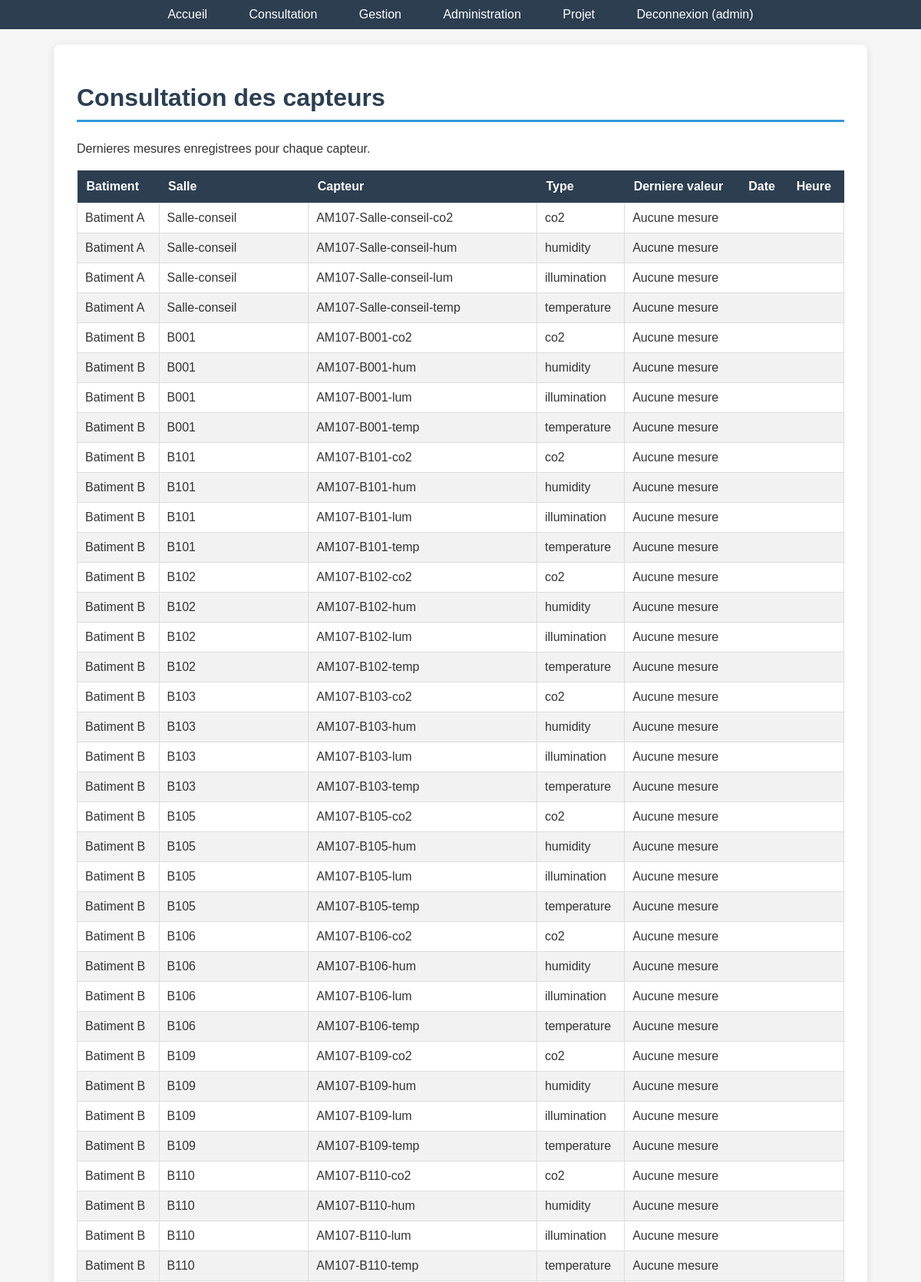
The page /consultation.php (signed in, upper part) on the database its author committed.
### tables this page shows
CREATE TABLE IF NOT EXISTS Capteur (
    id_capteur INT AUTO_INCREMENT PRIMARY KEY,
    nom VARCHAR(100) NOT NULL,
    type_capteur VARCHAR(50) NOT NULL,
    unite VARCHAR(20),
    id_salle INT NOT NULL,
    FOREIGN KEY (id_salle) REFERENCES Salle(id_salle)
);

CREATE TABLE IF NOT EXISTS Batiment (
    id_batiment INT AUTO_INCREMENT PRIMARY KEY,
    nom VARCHAR(50) NOT NULL,
    adresse VARCHAR(255)
);

CREATE TABLE IF NOT EXISTS Salle (
    id_salle INT AUTO_INCREMENT PRIMARY KEY,
    nom VARCHAR(50) NOT NULL,
    etage INT NOT NULL,
    type VARCHAR(50),
    capacite INT,
    id_batiment INT NOT NULL,
    FOREIGN KEY (id_batiment) REFERENCES Batiment(id_batiment)
);

### www/consultation.php (the view, shortened to what this page needs)
<?php
$connexion = mysqli_connect("localhost", "root", "sae23", "sae23");
?>
<!DOCTYPE html>
<html lang="fr">
<head>
    <link rel="stylesheet" href="style.css">
</head>
<body>
    <nav>
        <a href="index.php">Accueil</a>
        <a href="consultation.php">Consultation</a>
        <a href="gestion.php">Gestion</a>
        <a href="admin.php">Administration</a>
        <a href="projet.php">Projet</a><?php if (isset($_SESSION['login'])) { ?>
            <a href="connexion.php?logout=1">Deconnexion (<?php echo htmlspecialchars($_SESSION['login']); ?>)</a>
        <?php } else { ?>
            <a href="connexion.php">Connexion</a>
        <?php } ?>
    </nav>
    <div class="container">
        <h1>Consultation des capteurs</h1>
        <p>Dernieres mesures enregistrees pour chaque capteur.</p>
        <table>
            <thead>
                <tr>
                    <th>Batiment</th>
                    <th>Salle</th>
                    <th>Capteur</th>
                    <th>Type</th>
                    <th>Derniere valeur</th>
                    <th>Date</th>
                    <th>Heure</th>
                </tr>
            </thead>
            <tbody>
                <?php
                $requete = "SELECT
                    b.nom AS batiment,
                    s.nom AS salle,
                    c.nom AS capteur,
                    c.type_capteur,
                    c.unite,
                    m.valeur,
                    m.date_mesure,
                    m.heure_mesure
                FROM Capteur c
                JOIN Salle s ON c.id_salle = s.id_salle
                JOIN Batiment b ON s.id_batiment = b.id_batiment
                LEFT JOIN Mesure m ON m.id_capteur = c.id_capteur
                    AND m.id_mesure = (
                        SELECT m2.id_mesure
                        FROM Mesure m2
                        WHERE m2.id_capteur = c.id_capteur
                        ORDER BY m2.date_mesure DESC, m2.heure_mesure DESC
                        LIMIT 1
                    )
                ORDER BY b.nom, s.nom, c.type_capteur";
                $resultat = mysqli_query($connexion, $requete);
                while ($ligne = mysqli_fetch_assoc($resultat)) {
                    echo "<tr>";
                    echo "<td>" . htmlspecialchars($ligne['batiment']) . "</td>";
                    echo "<td>" . htmlspecialchars($ligne['salle']) . "</td>";
                    echo "<td>" . htmlspecialchars($ligne['capteur']) . "</td>";
                    echo "<td>" . htmlspecialchars($ligne['type_capteur']) . "</td>";
                    if ($ligne['valeur'] !== null) {
                        echo "<td>" . htmlspecialchars($ligne['valeur']) . " " . htmlspecialchars($ligne['unite']) . "</td>";
                        echo "<td>" . htmlspecialchars($ligne['date_mesure']) . "</td>";
                        echo "<td>" . htmlspecialchars($ligne['heure_mesure']) . "</td>";
                    } else {
                        echo "<td colspan='3'>Aucune mesure</td>";
                    }
                    echo "</tr>";
                }
                ?>
            </tbody>
        </table>
    </div>
</body>
</html>

### www/style.css (style rules this page uses)
body { font-family: Arial, sans-serif; background-color: #f5f5f5; margin: 0; padding: 0; color: #333; }
nav { background-color: #2c3e50; padding: 10px 20px; text-align: center; }
nav a { color: white; text-decoration: none; margin: 0 15px; padding: 5px 10px; }
.container { max-width: 1000px; margin: 20px auto; background-color: white; padding: 30px; border-radius: 8px; box-shadow: 0 2px 10px rgba(0, 0, 0, 0.1); }
h1 { color: #2c3e50; border-bottom: 3px solid #3498db; padding-bottom: 10px; }
p { line-height: 1.6; }
table { width: 100%; border-collapse: collapse; margin-top: 15px; }
th { background-color: #2c3e50; color: white; padding: 12px; text-align: left; }
td { padding: 10px; border: 1px solid #ddd; }
tr:nth-child(even) { background-color: #f2f2f2; }

### rows shown on the page
capteur: batiment.nom "Batiment A", id_salle.nom "Salle-conseil", nom "AM107-Salle-conseil-co2", type_capteur "co2"
capteur: batiment.nom "Batiment A", id_salle.nom "Salle-conseil", nom "AM107-Salle-conseil-hum", type_capteur "humidity"
capteur: batiment.nom "Batiment A", id_salle.nom "Salle-conseil", nom "AM107-Salle-conseil-lum", type_capteur "illumination"
capteur: batiment.nom "Batiment A", id_salle.nom "Salle-conseil", nom "AM107-Salle-conseil-temp", type_capteur "temperature"
capteur: batiment.nom "Batiment B", id_salle.nom "B001", nom "AM107-B001-co2", type_capteur "co2"
capteur: batiment.nom "Batiment B", id_salle.nom "B001", nom "AM107-B001-hum", type_capteur "humidity"
capteur: batiment.nom "Batiment B", id_salle.nom "B001", nom "AM107-B001-lum", type_capteur "illumination"
capteur: batiment.nom "Batiment B", id_salle.nom "B001", nom "AM107-B001-temp", type_capteur "temperature"
capteur: batiment.nom "Batiment B", id_salle.nom "B101", nom "AM107-B101-co2", type_capteur "co2"
capteur: batiment.nom "Batiment B", id_salle.nom "B101", nom "AM107-B101-hum", type_capteur "humidity"
capteur: batiment.nom "Batiment B", id_salle.nom "B101", nom "AM107-B101-lum", type_capteur "illumination"
capteur: batiment.nom "Batiment B", id_salle.nom "B101", nom "AM107-B101-temp", type_capteur "temperature"
capteur: batiment.nom "Batiment B", id_salle.nom "B102", nom "AM107-B102-co2", type_capteur "co2"
capteur: batiment.nom "Batiment B", id_salle.nom "B102", nom "AM107-B102-hum", type_capteur "humidity"
capteur: batiment.nom "Batiment B", id_salle.nom "B102", nom "AM107-B102-lum", type_capteur "illumination"
capteur: batiment.nom "Batiment B", id_salle.nom "B102", nom "AM107-B102-temp", type_capteur "temperature"
capteur: batiment.nom "Batiment B", id_salle.nom "B103", nom "AM107-B103-co2", type_capteur "co2"
capteur: batiment.nom "Batiment B", id_salle.nom "B103", nom "AM107-B103-hum", type_capteur "humidity"
capteur: batiment.nom "Batiment B", id_salle.nom "B103", nom "AM107-B103-lum", type_capteur "illumination"
capteur: batiment.nom "Batiment B", id_salle.nom "B103", nom "AM107-B103-temp", type_capteur "temperature"
capteur: batiment.nom "Batiment B", id_salle.nom "B105", nom "AM107-B105-co2", type_capteur "co2"
capteur: batiment.nom "Batiment B", id_salle.nom "B105", nom "AM107-B105-hum", type_capteur "humidity"
capteur: batiment.nom "Batiment B", id_salle.nom "B105", nom "AM107-B105-lum", type_capteur "illumination"
capteur: batiment.nom "Batiment B", id_salle.nom "B105", nom "AM107-B105-temp", type_capteur "temperature"
capteur: batiment.nom "Batiment B", id_salle.nom "B106", nom "AM107-B106-co2", type_capteur "co2"
capteur: batiment.nom "Batiment B", id_salle.nom "B106", nom "AM107-B106-hum", type_capteur "humidity"
capteur: batiment.nom "Batiment B", id_salle.nom "B106", nom "AM107-B106-lum", type_capteur "illumination"
capteur: batiment.nom "Batiment B", id_salle.nom "B106", nom "AM107-B106-temp", type_capteur "temperature"
capteur: batiment.nom "Batiment B", id_salle.nom "B109", nom "AM107-B109-co2", type_capteur "co2"
capteur: batiment.nom "Batiment B", id_salle.nom "B109", nom "AM107-B109-hum", type_capteur "humidity"
capteur: batiment.nom "Batiment B", id_salle.nom "B109", nom "AM107-B109-lum", type_capteur "illumination"
capteur: batiment.nom "Batiment B", id_salle.nom "B109", nom "AM107-B109-temp", type_capteur "temperature"
capteur: batiment.nom "Batiment B", id_salle.nom "B110", nom "AM107-B110-co2", type_capteur "co2"
capteur: batiment.nom "Batiment B", id_salle.nom "B110", nom "AM107-B110-hum", type_capteur "humidity"
capteur: batiment.nom "Batiment B", id_salle.nom "B110", nom "AM107-B110-lum", type_capteur "illumination"
capteur: batiment.nom "Batiment B", id_salle.nom "B110", nom "AM107-B110-temp", type_capteur "temperature"

### other values the page prints
$_SESSION['login'] "admin"
